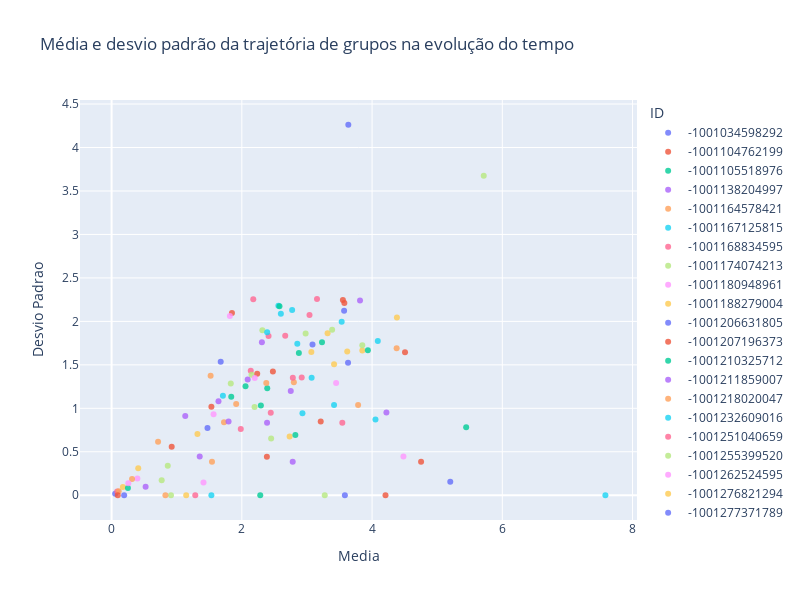

Notebook code cell kept with this figure:
### Markdown cell above
### Groups Trajectories
Nessa seção é calculada a trajetória dos grupos no período analisado ('2023-01-02 a 2023-01-18).  
A partir do cálculo da trajetória, é também calculado a _média_ dessa trajetória e o _desvio padrão_ da trajetória dos grupos.

### Code cell
trajectory_df = embedding.get_df_for_trajectory(high_dim_embeddings_umap, labels, date_labels)
filtered_trajectory_df = data_visualization.filter_df(trajectory_df, DAYS)
groups_trajectories = embedding.get_all_groups_trajectories(filtered_trajectory_df)
trajectory_scatter_plot = data_visualization.trajectory_plot(groups_trajectories)
trajectory_scatter_plot.show()
